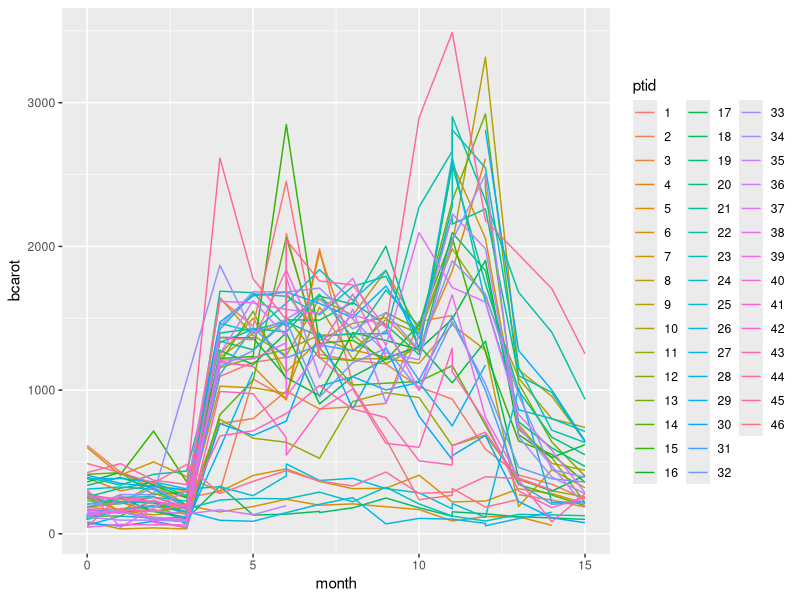

Here is the R script that generated this plot:
## ---- chunk 1
library(tidyverse)
library(lme4)
## ---- chunk 2
bd_raw <- read_csv("../data/bcarotene.csv", 
                   col_types = cols(ptid = col_factor())) 

bd_means <- bd_raw %>%
  group_by(ptid) %>%
  summarize(bc_mean = mean(bcarot, na.rm=TRUE),
            ve_mean = mean(vite, na.rm=TRUE))

bc_mean <- mean(bd_raw %>% filter(month > 3) %>% pull(bcarot), na.rm=TRUE)
ve_mean <- mean(bd_raw %>% filter(month > 3) %>% pull(vite), na.rm=TRUE)
cauc_mean <- mean(bd_raw %>% filter(month > 3) %>% pull(cauc), na.rm=TRUE)
vauc_mean <- mean(bd_raw %>% filter(month > 3) %>% pull(vauc), na.rm=TRUE)

bd <- bd_raw %>%
  mutate(bcarot_i = ifelse(is.na(bcarot), bc_mean, bcarot),
         vite_i = ifelse(is.na(vite), ve_mean, vite),
         cauc_i = ifelse(is.na(cauc), cauc_mean, cauc),
         vauc_i = ifelse(is.na(vauc), vauc_mean, vauc),
         bc_s = scale(bcarot_i),
         ve_s = scale(vite_i), 
         dose_s = scale(dose), 
         age_s = scale(age),
         male_s = ifelse(male == 0, -.5, .5), 
         bmi_s = scale(bmi), 
         chol_s = scale(chol), 
         cauc_s = scale(cauc_i),
         vauc_s = scale(vauc_i))
  
## ---- chunk 3
bd %>%
  #group_by(month) %>%
  #summarize(bc = mean(bcarot)) %>%
  ggplot() +
  geom_line(aes(x=month, y=bcarot, color=ptid))

bd %>% 
  filter(month == 15)
## ---- chunk 4
m1 <- lm(bcarot ~ dose + age + male + bmi + chol, 
         dat = bd,
         subset=month==4)
summary(m1)
## ---- chunk 5
m2 <- lmer(bc_s ~ dose_s * month + (1 | ptid), 
         dat = bd, subset = month > 3 & month < 7)

summary(m2)

## ---- chunk 6
anova(lm(bc_s ~ ptid, data=bd, subset=month > 3 & month < 7))

VarCorr(m2)
